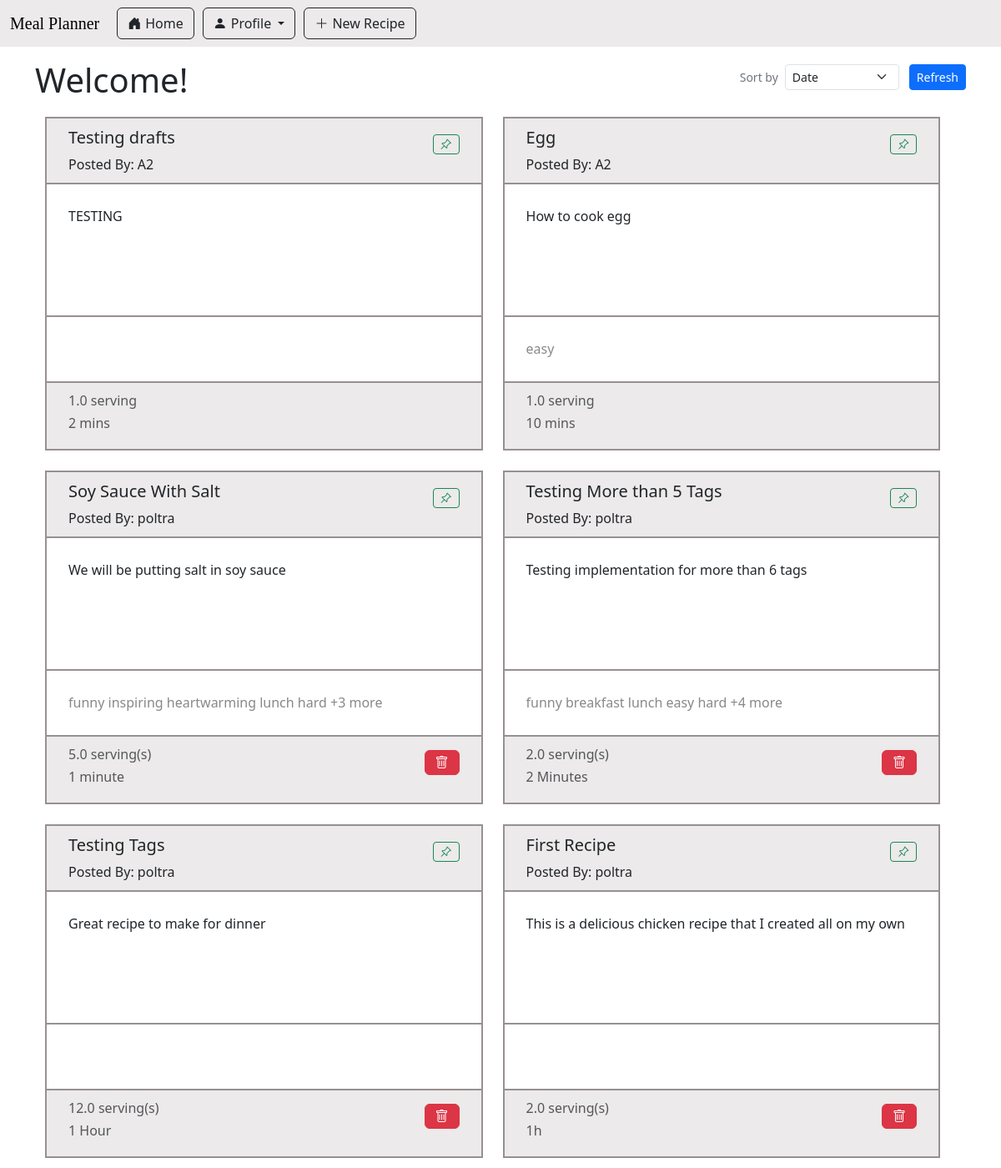
The app's page /index (signed in) with its own data.
### app/main/models.py (models this page shows, shortened)
class Recipe(db.Model):
    id : sqlo.Mapped[int] = sqlo.mapped_column(primary_key=True)
    title : sqlo.Mapped[str] = sqlo.mapped_column(sqla.String(150), default="")
    description: sqlo.Mapped[str] = sqlo.mapped_column(sqla.String(1500), default="")
    servingSize : sqlo.Mapped[float] = sqlo.mapped_column(sqla.Float, default=0)
    estimatedTime : sqlo.Mapped[str] = sqlo.mapped_column(sqla.String(25), default="")
    steps : sqlo.Mapped[str] = sqlo.mapped_column(sqla.String, default="")
    timestamp : sqlo.Mapped[Optional[datetime]] = sqlo.mapped_column(default = lambda : datetime.now(timezone.utc))
    is_draft : sqlo.Mapped[bool] = sqlo.mapped_column(sqla.Boolean, default=True)
    user_id : sqlo.Mapped[int] = sqlo.mapped_column(sqla.ForeignKey('user.id'))
    writer : sqlo.Mapped['User'] = sqlo.relationship(back_populates='written_recipes')
    tags: sqlo.WriteOnlyMapped['Tag'] = sqlo.relationship(
        secondary=recipe_tags_table,
        primaryjoin=(recipe_tags_table.c.recipe_id == id),
        back_populates='recipes',
        passive_deletes=True)
    recipe_saved_by_users : sqlo.WriteOnlyMapped['User'] = sqlo.relationship(
        secondary=saved_recipes_table,
        primaryjoin=(saved_recipes_table.c.recipe_id == id),
        back_populates='users_saved_recipes',
        passive_deletes=True)
    def get_num_tag(self):
        return len(self.get_tags())
    ingredients_used: sqlo.WriteOnlyMapped['RecipeIngredientUse'] = sqlo.relationship(back_populates='recipe_usecase_recipe', passive_deletes=True)
    def get_tags(self):
        return db.session.scalars(self.tags.select()).all()

class User(db.Model, UserMixin):
    id: sqlo.Mapped[int] = sqlo.mapped_column(primary_key=True)
    first_name: sqlo.Mapped[str] = sqlo.mapped_column(sqla.String(64))
    last_name: sqlo.Mapped[str] = sqlo.mapped_column(sqla.String(64))
    username: sqlo.Mapped[str] = sqlo.mapped_column(sqla.String(64))
    email: sqlo.Mapped[str] = sqlo.mapped_column(sqla.String(120))
    password_hash: sqlo.Mapped[str] = sqlo.mapped_column(sqla.String(256))
    is_certified: sqlo.Mapped[bool] = sqlo.mapped_column(sqla.Boolean, default=False)
    written_recipes: sqlo.WriteOnlyMapped['Recipe'] = sqlo.relationship(back_populates='writer')
    users_saved_recipes : sqlo.WriteOnlyMapped['Recipe'] = sqlo.relationship(
        secondary=saved_recipes_table,
        primaryjoin=(saved_recipes_table.c.user_id == id),
        back_populates='recipe_saved_by_users',
        passive_deletes=True)
    curr_ingredients: sqlo.WriteOnlyMapped['UserIngredientListUse'] = sqlo.relationship(back_populates='userlist_user')
    @login.user_loader
    def load_user(id):
        return db.session.get(User, int(id))

class Tag(db.Model):
    id: sqlo.Mapped[int] = sqlo.mapped_column(primary_key=True)
    name: sqlo.Mapped[str] = sqlo.mapped_column(sqla.String(20))
    recipes: sqlo.WriteOnlyMapped['Recipe'] = sqlo.relationship(
        secondary=recipe_tags_table, primaryjoin=(recipe_tags_table.c.tag_id == id), back_populates='tags')

### app/main/routes.py (the view, shortened to what this page needs)
@bp_main.route('/', methods=['GET'])
@bp_main.route('/index', methods=['GET', 'POST'])
def index():
    empty_form = EmptyForm()
    sort_form = SortForm()
    if request.method == 'GET':
        recipes = sqla.select(Recipe).where(Recipe.is_draft == False).order_by(Recipe.timestamp.desc())
    all_recipes  = db.session.scalars(recipes).all()
    return render_template('index.html', title="", recipes=all_recipes, form=empty_form, sortform = sort_form)

### app/main/forms.py
class EmptyForm(FlaskForm):
    submit = SubmitField('Submit')

class SortForm(FlaskForm):
    sortby = SelectField('Sort by', choices=['Date', "# of likes", "Certified User"])
    refresh = SubmitField('Refresh')

### meal_planner.py (called while the page is built)
@app.before_request
def initDB(*args, **kwargs):
    if app._got_first_request:
        db.create_all()

### app/main/templates/index.html (shortened to what this page needs)
{% extends "base.html" %}
{% import 'bootstrap_wtf.html' as wtf %}
{% block content %}
<div class="d-flex justify-content-between align-items-center">
    <h1 >Welcome!</h1>
    <form method="POST" class="d-flex align-items-center gap-1">
        <div class="d-flex align-items-center">
            <label class="me-2 mb-0 small text-secondary text-nowrap">Sort by</label>
            {{ sortform.sortby(class="form-select form-select-sm", style="width: auto;") }}
        </div>
        {{ sortform.refresh(class="btn btn-primary btn-sm ms-2") }}
    </form>
</div>
    <div class="recipe-card-collection">
        {% for recipe in recipes %}
            <div class="recipe-card">{% include '_recipe.html' %} </div>
        {% endfor %}
    </div>
</div>
{% endblock %}

### app/main/templates/_recipe.html
<div class="shine-effect">
    <a class="hidden-link" href="{{ url_for('main.viewRecipe', recipe_id=recipe.id) }}">
        <div class="recipe-card-header bottom-line">
            <span>
                <h5>{{ recipe.title }}</h5>
                <h7>Posted By: {{ recipe.writer.username }}</h7>
            </span>
            <span class="icon-button">
                <form action="" method="post">
                    <button type="submit" class="btn btn-outline-success btn-sm">
                        <i class="bi bi-pin-angle"></i><span class="button-description">Save</span>
                    </button>
                </form>
            </span>
        </div>
        <div class="recipe-card-content bottom-line">
            <p>{{ recipe.description }}</p>
        </div>
        <div class = "recipe-card-tags bottom-line">
            {% if recipe.get_num_tag() > 6 %}
                {% for tag in recipe.get_tags()[:5] %}
                    {{tag.name}}
                {% endfor %}
                +{{ recipe.get_num_tag()-5 }} more
            {% else %}
                {% for tag in recipe.get_tags() %}
                    {{tag.name}}
                {% endfor %}
            {% endif %}
        </div>
        <div class="recipe-card-footer">
            <span>
                {% if recipe.servingSize > 1 %}
                    <h6 class="text-muted"> {{recipe.servingSize}} serving(s) </h5>
                {% else %}
                    <h6 class="text-muted"> {{recipe.servingSize}} serving </h5>
                {% endif %}
                <h6 class="text-muted"> {{recipe.estimatedTime}} </h5>
            </span>
            <span>
                {% if recipe.writer.id == current_user.id %}
                    <span class="icon-button">
                        <form action="{{ url_for('main.delete', recipe_id=recipe.id) }}" method="post">
                            <button type="submit" class="btn btn-danger" style="width: 100%; margin-top:1px; margin-bottom:1px;">
                                <i class="bi bi-trash"></i><span class="button-description">Delete</span>
                            </button>
                        </form>
                    </span>
                {% endif %}
            </span>
        </div>
    </a>
</div>

### app/static/css/main.css (style rules this page uses)
:root { --accent-bg-color: #eceaea; --blank-bg-color: #fff; --outline-color: #989090; }
.bottom-line { border-style: none none solid none; border-width: 2px; border-color: var(--outline-color); }
.recipe-card-collection { display: flex; flex-wrap:wrap; width: 100%; }
.recipe-card { border-style: solid; border-width: 2px; border-color: var(--outline-color); padding:0; margin:1vw; height:400px; transition: 0.15s; }
@media screen and (min-width: 1200px) { .recipe-card { width: 27%; } }
@media screen and (min-width: 800px) and (max-width: 1200px) { .recipe-card { width: 47%; } }
.recipe-card-header { height: 20%; width: 100%; padding: 5%; display: flex; justify-content: space-between; align-items: center; background-color: var(--accent-bg-color); }
.recipe-card-content { height: 40%; width: 100%; padding: 5%; background-color: var(--blank-bg-color); }
.recipe-card-tags { height: 20%; width: 100%; padding: 5%; color: #888; }
.recipe-card-footer { height: 20%; width: 100%; padding: 5%; display: flex; justify-content: space-between; align-items: center; background-color: var(--accent-bg-color); }
.hidden-link { color: inherit; text-decoration: inherit; }

### records on screen
Recipe: title "Testing drafts", writer.username "A2", description "TESTING", servingSize "1.0", estimatedTime "2 mins"
Recipe: title "Egg", writer.username "A2", description "How to cook egg", servingSize "1.0", estimatedTime "10 mins"
Tag: name "easy"
Recipe: title "Soy Sauce With Salt", writer.username "poltra", description "We will be putting salt in soy sauce", recipe "3", servingSize "5.0", estimatedTime "1 minute"
Tag: name "funny"
Tag: name "inspiring"
Tag: name "heartwarming"
Tag: name "lunch"
Tag: name "hard"
Recipe: title "Testing More than 5 Tags", writer.username "poltra", description "Testing implementation for more than 6 tags", recipe "4", servingSize "2.0", estimatedTime "2 Minutes"
Tag: name "breakfast"
Recipe: title "Testing Tags", writer.username "poltra", description "Great recipe to make for dinner", servingSize "12.0", estimatedTime "1 Hour"
Recipe: title "First Recipe", writer.username "poltra", description "This is a delicious chicken recipe that I created all on my own", servingSize "2.0", estimatedTime "1h"
